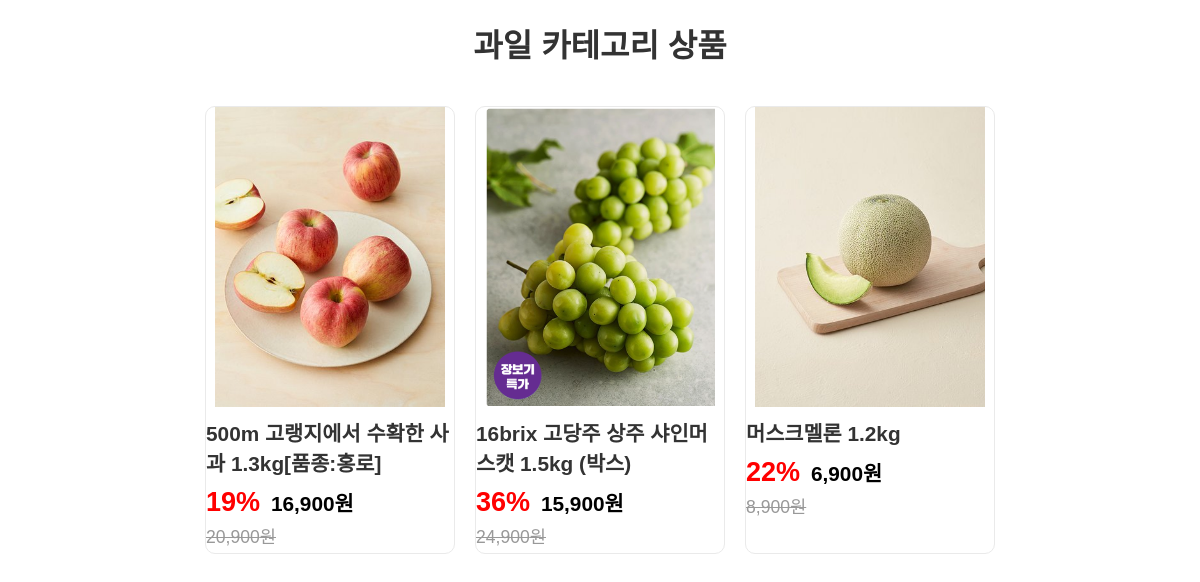
Page /shop/category/2/ on the committed database.
### shop/models.py (models this page shows, shortened)
class Category(models.Model):
    name = models.CharField(max_length=100)

class Product(models.Model):
    name = models.CharField(max_length=200)
    price = models.DecimalField(max_digits=10, decimal_places=2)
    discount_price = models.DecimalField(max_digits=10, decimal_places=2, blank=True, null=True)
    image = models.ImageField(upload_to='products/')
    category = models.ForeignKey(Category, on_delete=models.SET_NULL, null=True, blank=True, related_name='products')
    shipping_info = models.CharField(max_length=200, default="배송 정보 입력")
    seller = models.CharField(max_length=200, default="판매자 입력")
    packaging_type = models.CharField(max_length=200, default="포장 타입 입력")
    sales_unit = models.CharField(max_length=100, blank=True, null=True)  # 판매단위
    weight_volume = models.CharField(max_length=100, blank=True, null=True)  # 중량/용량
    expiration_date = models.TextField(blank=True, null=True)  # 소비기한 또는 유통기한
    Notice_info = models.TextField(blank=True, null=True) # 안내 사항
    allergy_info = models.TextField(blank=True, null=True)  # 알레르기 정보
    livestock_trace_info = models.CharField(max_length=200, blank=True, null=True)  # 축산물 이력정보
    @property
    def discount_percentage(self):
        if self.discount_price and self.price > 0:
            return round((self.price - self.discount_price) / self.price * 100)
        return 0  # 할인 가격이 없을 경우 0%

### shop/views.py (the view)
# urls.py: path('category/<int:category_id>/', views.product_by_category, name='product_by_category'), #카테고리별 상품 목록
def product_by_category(request, category_id):
    category = get_object_or_404(Category, id=category_id)
    products = Product.objects.filter(category=category)
    return render(request, 'shop/product_list.html', {'category': category, 'products': products})

### shop/templates/shop/product_list.html (shortened to what this page needs)
{% load static %}
{% load humanize %}
{% load custom_filters %}
<!DOCTYPE html>
<html lang="ko">
<head>
    <link rel="stylesheet" href="{% static 'SHOP_product_list.css' %}">
    <link rel="stylesheet" href="{% static 'base.css' %}">
</head>
<body>
    <h2 class="category-title">{{ category.name }} 카테고리 상품</h2>
    <ul class="product-list">
        {% for product in products %}
            <li class="product-item">
                <a href="{% url 'shop:product_detail' product.id %}">
                    <img src="{{ product.image.url }}" alt="{{ product.name }}" class="product-image">
                    <p class="product-name">{{ product.name }}</p>
                    {% if product.discount_price %}
                        <p class="product-price">
                            <span class="discount">{{ product.discount_percentage }}%</span>
                            <span class="discount-price">{{ product.discount_price|floatformat:0|intcomma }}원</span>
                        </p>
                        <p class="original-price"><del>{{ product.price|floatformat:0|intcomma }}원</del></p>
                    {% else %}
                        <p class="original-price-2">{{ product.price|floatformat:0|intcomma }}원</p>
                    {% endif %}
                </a>
            </li>
        {% endfor %}
    </ul>
</body>
</html>

### static/SHOP_product_list.css (style rules this page uses)
.category-title { text-align: center; font-size: 2em; font-weight: bold; margin: 20px 0; color: #333; }
ul { display: flex; justify-content: center; flex-wrap: wrap; gap: 20px; padding: 0; margin: 20px auto; list-style-type: none; }
ul li { border: 1px solid #eaeaea; border-radius: 10px; overflow: hidden; transition: box-shadow 0.3s ease; width: 250px; }
ul li a { text-decoration: none; color: inherit; }
ul li img { max-width: 100%; max-height: 300px; width: auto; height: auto; display: block; margin: 0 auto; }
.product-name { font-size: 1.3em; font-weight: bold; color: #333; margin: 10px 0; }
.product-price { font-size: 1.3em; font-weight: bold; color: #000000; margin: 5px 0; }
.discount { font-size: 1.3em; color: #ff0000; margin-right: 5px; }
.original-price { font-size: 1.1em; color: #999; text-decoration: line-through; margin: 5px 0; }

### static/base.css (style rules this page uses)
*,*::before,*::after { margin: 0; padding: 0; list-style: none; text-decoration: none; box-sizing: border-box; }
body { margin: 0; padding: 0; overflow-x: hidden; display: flex; flex-direction: column; height: 100%; font-family: 'Arial', sans-serif; background-color: #ffffff; }
html, body { height: 100%; }

### rows in the picture
Category: name "과일"
Product: image (picture), name "500m 고랭지에서 수확한 사과 1.3kg[품종:홍로]", discount_percentage "19", discount_price "16,900", price "20,900"
Product: image (picture), name "16brix 고당주 상주 샤인머스캣 1.5kg (박스)", discount_percentage "36", discount_price "15,900", price "24,900"
Product: image (picture), name "머스크멜론 1.2kg", discount_percentage "22", discount_price "6,900", price "8,900"
